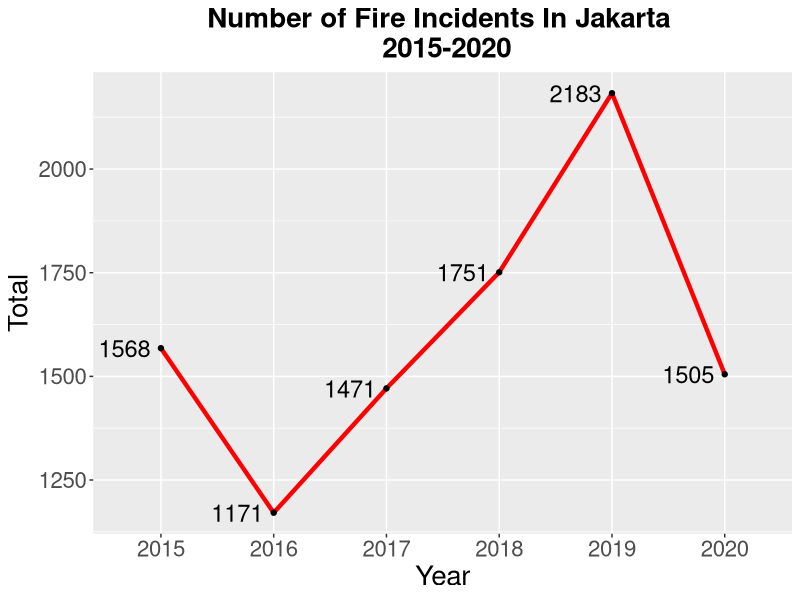
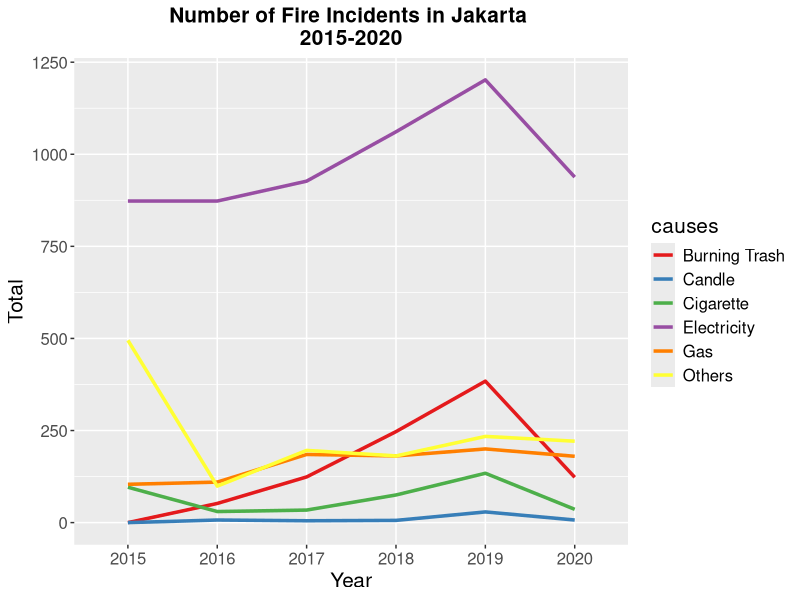
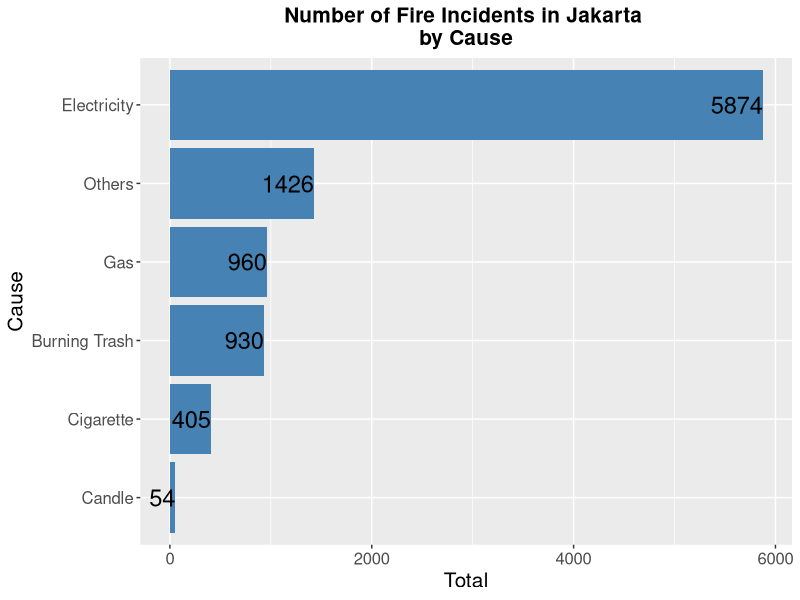
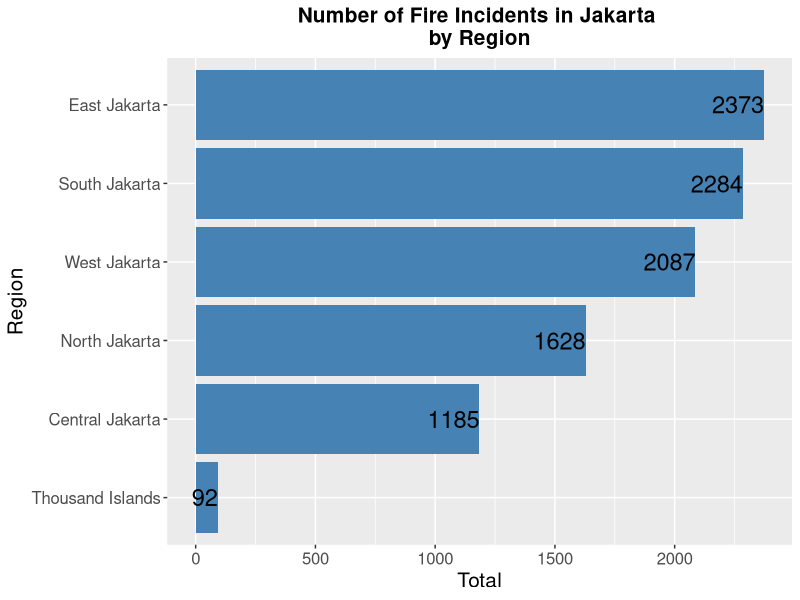
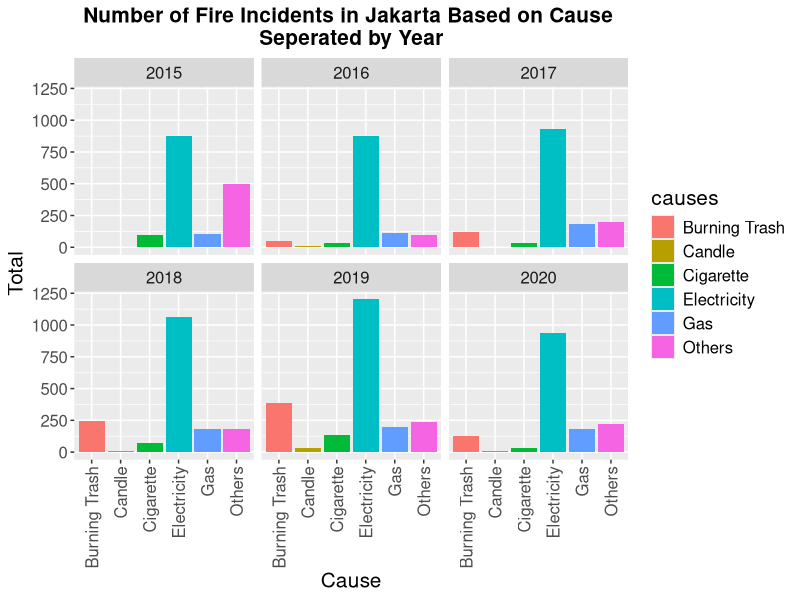
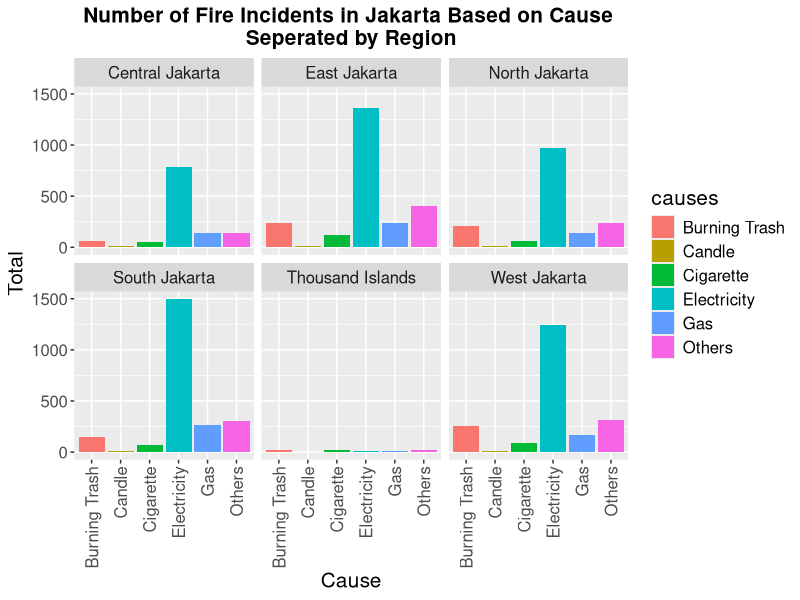
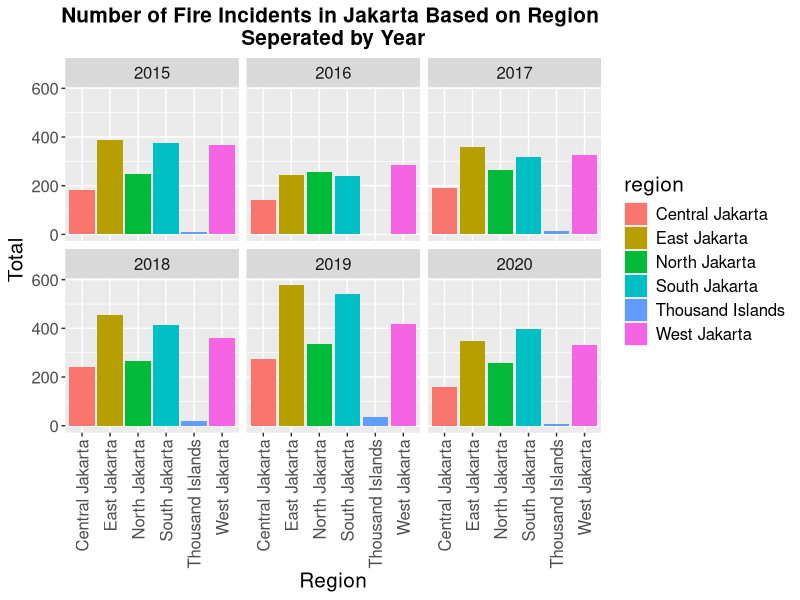

These figures' R source, in order:
# Import library
library(readr)
library(ggplot2)
library(dplyr)

# Import datasets
data <- read_csv("CausesFireJakarta.csv")
head(data)

# unique values
unique(data[c("year")])
unique(data[c("region")])
unique(data[c("causes")])

# Change data type
data$year <- as.factor(data$year)
data$region <- as.factor(data$region)
data$causes <- as.factor(data$causes)
head(data)

# Check missing data
sapply(data, function(x) sum(is.na(x)))

# Make yearly aggregated data
yearly <- aggregate(number~year, data, sum)
ggplot(yearly, aes(x=year,y=number,group=1)) +
  geom_line(stat='identity',color='red',size=1.5) + 
  geom_point() +
  geom_text(aes(label=number),hjust=1.2, color="black", size=6, parse=TRUE) +
  ggtitle("Number of Fire Incidents In Jakarta \n 2015-2020") +
  labs(x='Year',y='Total') +
  theme(plot.title = element_text(hjust = 0.5,size=20,face='bold'),text = element_text(size=20))

# Make trend plot each year by causes
trend <- data %>%
  group_by(year,causes) %>%
  summarise(number = sum(number))

ggplot(trend,aes(x = year, y = number, colour = causes, group = causes)) +
  geom_line(size=1.2) +
  ggtitle("Number of Fire Incidents in Jakarta \n2015-2020") +
  labs(x='Year',y='Total') +
  theme(plot.title = element_text(hjust = 0.5,size=15,face='bold'),text = element_text(size=15)) +
  scale_colour_brewer(palette="Set1") 

# Make Bar Chart causes of fire incidents
causes <- aggregate(number~causes, data, sum)
ggplot(causes, aes(x=reorder(causes,number),y=number)) +
  geom_bar(stat="identity", fill='steelblue') +
  geom_text(aes(label=number),hjust=1, color="black", size=6, parse=TRUE) +
  ggtitle("Number of Fire Incidents in Jakarta \nby Cause") +
  labs(x='Cause',y='Total') +
  theme(plot.title = element_text(hjust = 0.5,size=15,face='bold'),text = element_text(size=15)) +
  coord_flip()

# Make Bar chart cause of fire incident by region
region <- aggregate(number~region,data,sum)
ggplot(region, aes(x=reorder(region,number),y=number)) +
  geom_bar(stat="identity", fill='steelblue') +
  geom_text(aes(label=number),hjust=1, color="black", size=6, parse=TRUE) +
  ggtitle("Number of Fire Incidents in Jakarta \nby Region") +
  labs(x='Region',y='Total') +
  theme(plot.title = element_text(hjust = 0.5,size=15,face='bold'),text = element_text(size=15)) +
  coord_flip()

# Bar chart Number of fire incidents in Jakarta by Cause each year
ggplot(data, aes(x=causes,y=number,fill=causes)) +
  geom_bar(stat="identity") +
  ggtitle("Number of Fire Incidents in Jakarta Based on Cause \nSeperated by Year") +
  labs(x='Cause',y='Total') +
  theme(plot.title = element_text(hjust=0.5,size=15,face='bold'),axis.text.x=element_text(angle = 90,vjust = 0.5, hjust=1),text = element_text(size=15)) + 
  facet_wrap(~year)

# Bar chart number of fire incidents in Jakarta by Cause each region
ggplot(data, aes(x=causes,y=number,fill=causes)) +
  geom_bar(stat="identity") +
  ggtitle("Number of Fire Incidents in Jakarta Based on Cause \nSeperated by Region") +
  labs(x='Cause',y='Total') +
  theme(plot.title = element_text(hjust=0.5,size=15,face='bold'),axis.text.x=element_text(angle = 90,vjust = 0.5, hjust=1),text = element_text(size=15)) + 
  facet_wrap(~region) 

# Bar chart number of fire incidents in Jakarta by region each year
ggplot(data, aes(x=region,y=number,fill=region)) +
  geom_bar(stat="identity") +
  ggtitle("Number of Fire Incidents in Jakarta Based on Region \nSeperated by Year") +
  labs(x='Region',y='Total') +
  theme(plot.title = element_text(hjust=0.5,size=15,face='bold'),axis.text.x=element_text(angle = 90,vjust = 0.5, hjust=1),text = element_text(size=15)) + 
  facet_wrap(~year) 